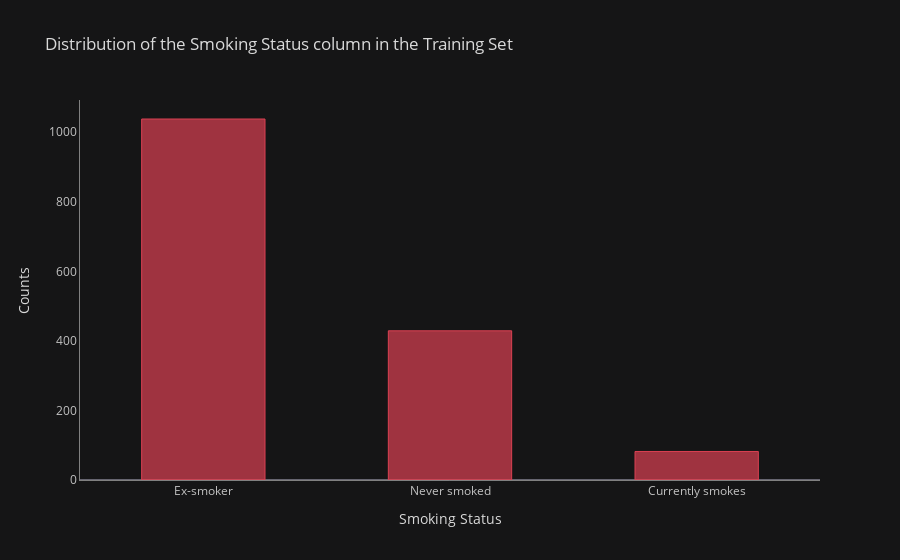

The cell this chart's notebook holds for it:
### Markdown cell above
iplot documentation: http://web.quant-platform.com/trial/yves/Plotly_Cufflinks.html and 
https://plotly.com/python/bar-charts/

### Code cell
train_df['SmokingStatus'].value_counts().iplot(kind='bar',
                                              yTitle='Counts',
                                              xTitle='Smoking Status',
                                              title='Distribution of the Smoking Status column in the Training Set',
                                              linecolor='gray', 
                                              opacity=0.7,
                                              color='red',
                                              theme='solar',
                                              bargap=0.5,
                                              showgrid=False
                                              )

### Figure 1 — Plotly figure (JSON) as saved in the notebook; plotly's stock layout.template omitted (floating-point values rounded to 4 significant figures)
{"data": [{"marker": {"color": "rgba(219, 64, 82, 0.7)", "line": {"color": "rgba(219, 64, 82, 1.0)", "width": 1}}, "name": "SmokingStatus", "orientation": "v", "text": "", "type": "bar", "x": ["Ex-smoker", "Never smoked", "Currently smokes"], "y": [1038, 429, 82]}], "layout": {"bargap": 0.5, "legend": {"bgcolor": "#151516", "font": {"color": "#D9D9D9"}}, "paper_bgcolor": "#151516", "plot_bgcolor": "#151516", "title": {"font": {"color": "#D9D9D9"}, "text": "Distribution of the Smoking Status column in the Training Set"}, "xaxis": {"gridcolor": "#434343", "linecolor": "gray", "showgrid": false, "tickfont": {"color": "#C2C2C2"}, "title": {"font": {"color": "#D9D9D9"}, "text": "Smoking Status"}, "zerolinecolor": "#666570", "type": "category", "range": [-0.5, 2.5], "autorange": true}, "yaxis": {"gridcolor": "#434343", "linecolor": "gray", "showgrid": false, "tickfont": {"color": "#C2C2C2"}, "title": {"font": {"color": "#D9D9D9"}, "text": "Counts"}, "zerolinecolor": "#666570", "type": "linear", "range": [0, 1093.0], "autorange": true}, "autosize": true}}
